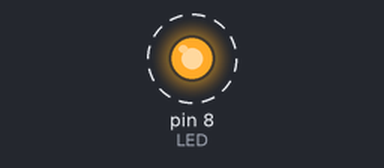
Recording of a sketch running on a simulated Arduino Leonardo, built with avr-gcc and run on an emulated ATmega32U4. Shown: output pins drawn as LEDs (lit = HIGH). Dashed ring = blinking. What the sketch prints to the serial monitor is not drawn.

Above: at 0.2 s.
Timing chart, 0 to 3.0 s (numbered marks = the images above):
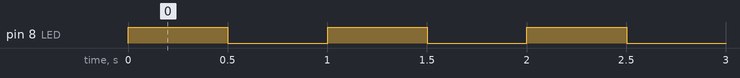

The sketch:

0000-LED-blink.ino
```cpp
/* LED With push button
 *
 *  This is a simple program that illustrates.
 *  - How to initialise digital I/O PINS for intput or output.
 *  - How to use the Serial object for debugging.
 *  - How to blink an LED the easy way.
 *
 *  Some important things to note:
 *  - A current limiting resistor should be used to manage the power going to the LED.
 *    - So as not to overload the LED
 *    - So as to allow a balanced distribution of power throughout "the system".
 *  - Depending upon the Arduino, the initialisation of Serial should be more sophisticated.
 *    - Hardware based Serial's usually initialise straightaway - no matter what (no need for loop).
 *    - External USB h/w (i.e. Software) based Serial's (e.g. Leonardo) attempt to establish a connection with the host
 *      - This can take a little while, so there is a need to wait until it is ready (needs the loop).
 *      - When running standalone, it is not possible to establish a connection (needs the "timeout").
 *    A good generalised routine is as follows:

  Serial.begin(9600);
  int tOut = 20;    // Wait up to 20 ms for the Serial port to initialise
  while (tOut && !Serial) {
    tOut--;
    delay(1);
  }

 *    I will use the above initialisation goining forward (and possible enhance it even more).
 */

#define LED 8
#define SWITCH 2


void setup() {
  pinMode(SWITCH, INPUT);
  pinMode(LED, OUTPUT);
  Serial.begin(9600);
  Serial.println("Boot 0 - LED Blink");
  Serial.println("Ready...");
}


void loop() {
  Serial.println("LED on");
  digitalWrite (LED, HIGH);
  delay(500);

  Serial.println("LED off");
  digitalWrite (LED, LOW);
  delay(500);
}
```

Measured:
- by itself, pin 8 (LED): alternates HIGH for 0.50 s and LOW for 0.50 s
